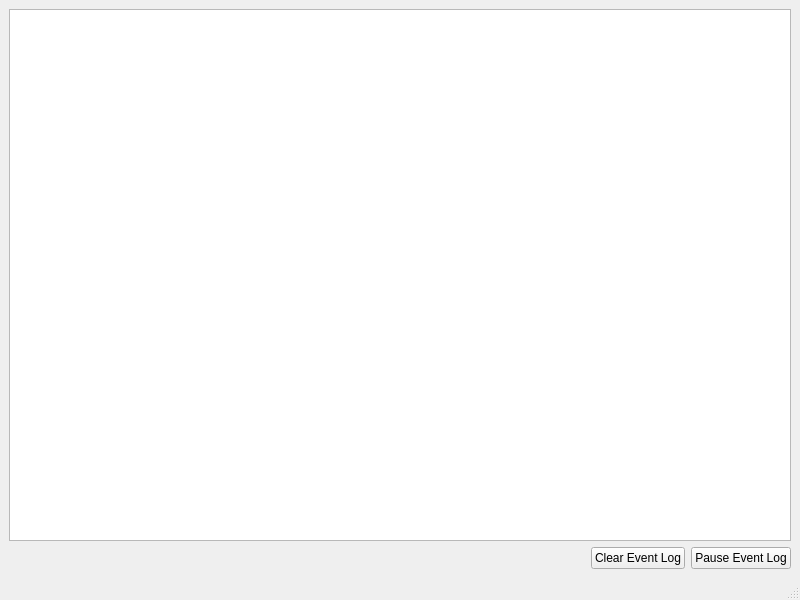
<?xml version="1.0" encoding="UTF-8"?>
<ui version="4.0">
 <class>QxrdAcquisitionEventLogWindow</class>
 <widget class="QMainWindow" name="QxrdAcquisitionEventLogWindow">
  <property name="geometry">
   <rect>
    <x>0</x>
    <y>0</y>
    <width>800</width>
    <height>600</height>
   </rect>
  </property>
  <property name="windowTitle">
   <string>Acquisition Event Log</string>
  </property>
  <widget class="QWidget" name="centralwidget">
   <layout class="QGridLayout" name="gridLayout">
    <item row="2" column="0">
     <spacer name="horizontalSpacer">
      <property name="orientation">
       <enum>Qt::Horizontal</enum>
      </property>
      <property name="sizeHint" stdset="0">
       <size>
        <width>40</width>
        <height>20</height>
       </size>
      </property>
     </spacer>
    </item>
    <item row="2" column="2">
     <widget class="QPushButton" name="m_PauseResumeButton">
      <property name="text">
       <string>Pause Event Log</string>
      </property>
     </widget>
    </item>
    <item row="0" column="0" colspan="3">
     <widget class="QTableView" name="m_EventLog"/>
    </item>
    <item row="2" column="1">
     <widget class="QPushButton" name="m_ClearButton">
      <property name="text">
       <string>Clear Event Log</string>
      </property>
     </widget>
    </item>
   </layout>
  </widget>
  <widget class="QMenuBar" name="menubar">
   <property name="geometry">
    <rect>
     <x>0</x>
     <y>0</y>
     <width>800</width>
     <height>21</height>
    </rect>
   </property>
  </widget>
  <widget class="QStatusBar" name="statusbar"/>
 </widget>
 <resources/>
 <connections/>
</ui>
